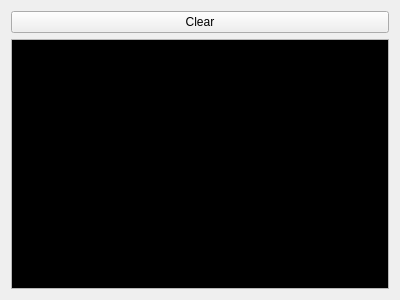
<?xml version="1.0" encoding="UTF-8"?>
<ui version="4.0">
 <class>Console</class>
 <widget class="QWidget" name="Console">
  <property name="geometry">
   <rect>
    <x>0</x>
    <y>0</y>
    <width>400</width>
    <height>300</height>
   </rect>
  </property>
  <property name="windowTitle">
   <string>Form</string>
  </property>
  <layout class="QVBoxLayout" name="verticalLayout">
   <item>
    <layout class="QHBoxLayout" name="horizontalLayout">
     <item>
      <widget class="QPushButton" name="clearButton">
       <property name="text">
        <string>Clear</string>
       </property>
      </widget>
     </item>
    </layout>
   </item>
   <item>
    <widget class="QTextEdit" name="consoleText">
     <property name="palette">
      <palette>
       <active>
        <colorrole role="Text">
         <brush brushstyle="SolidPattern">
          <color alpha="255">
           <red>255</red>
           <green>255</green>
           <blue>255</blue>
          </color>
         </brush>
        </colorrole>
        <colorrole role="Base">
         <brush brushstyle="SolidPattern">
          <color alpha="255">
           <red>0</red>
           <green>0</green>
           <blue>0</blue>
          </color>
         </brush>
        </colorrole>
       </active>
       <inactive>
        <colorrole role="Text">
         <brush brushstyle="SolidPattern">
          <color alpha="255">
           <red>255</red>
           <green>255</green>
           <blue>255</blue>
          </color>
         </brush>
        </colorrole>
        <colorrole role="Base">
         <brush brushstyle="SolidPattern">
          <color alpha="255">
           <red>0</red>
           <green>0</green>
           <blue>0</blue>
          </color>
         </brush>
        </colorrole>
       </inactive>
       <disabled>
        <colorrole role="Text">
         <brush brushstyle="SolidPattern">
          <color alpha="255">
           <red>172</red>
           <green>174</green>
           <blue>176</blue>
          </color>
         </brush>
        </colorrole>
        <colorrole role="Base">
         <brush brushstyle="SolidPattern">
          <color alpha="255">
           <red>241</red>
           <green>241</green>
           <blue>241</blue>
          </color>
         </brush>
        </colorrole>
       </disabled>
      </palette>
     </property>
     <property name="font">
      <font>
       <family>Monospace</family>
      </font>
     </property>
     <property name="readOnly">
      <bool>true</bool>
     </property>
    </widget>
   </item>
  </layout>
 </widget>
 <resources/>
 <connections/>
</ui>
